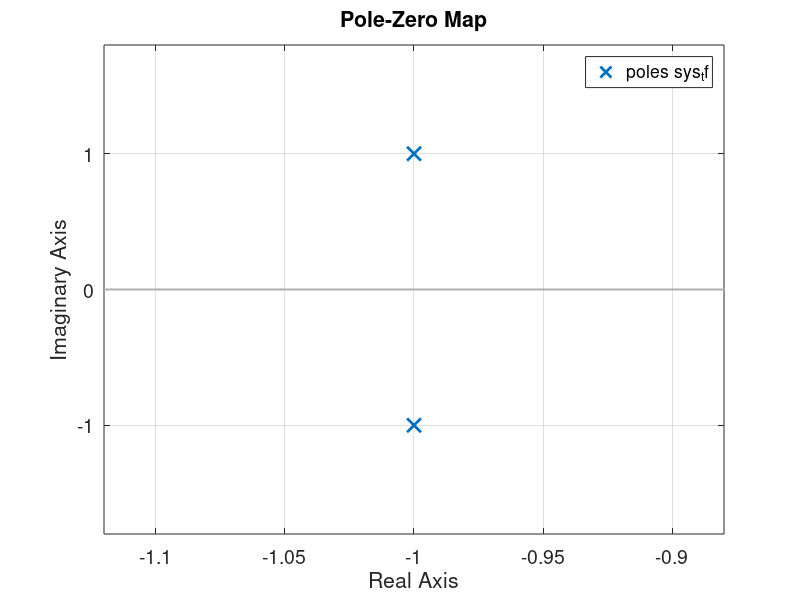
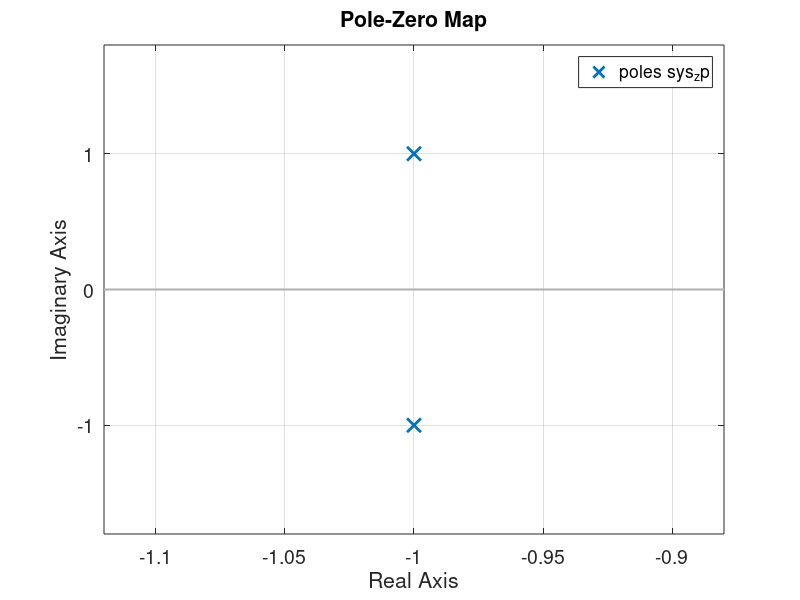
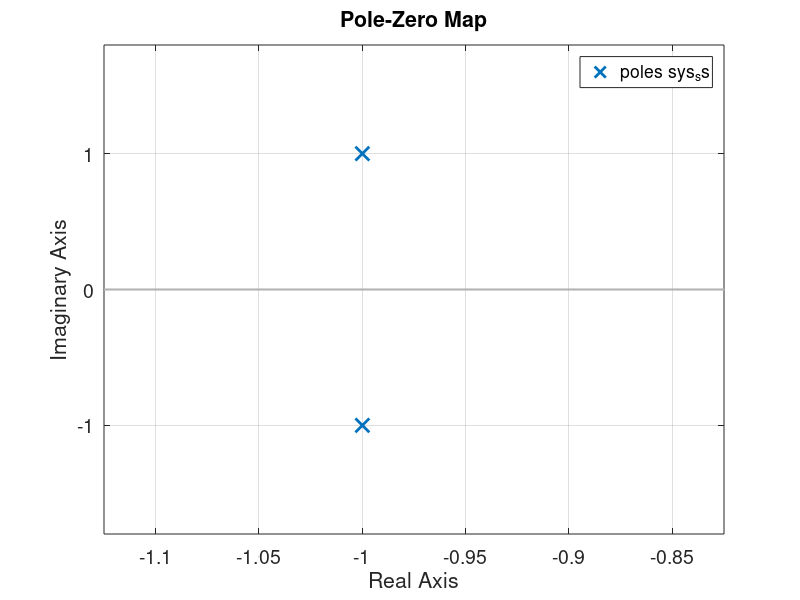
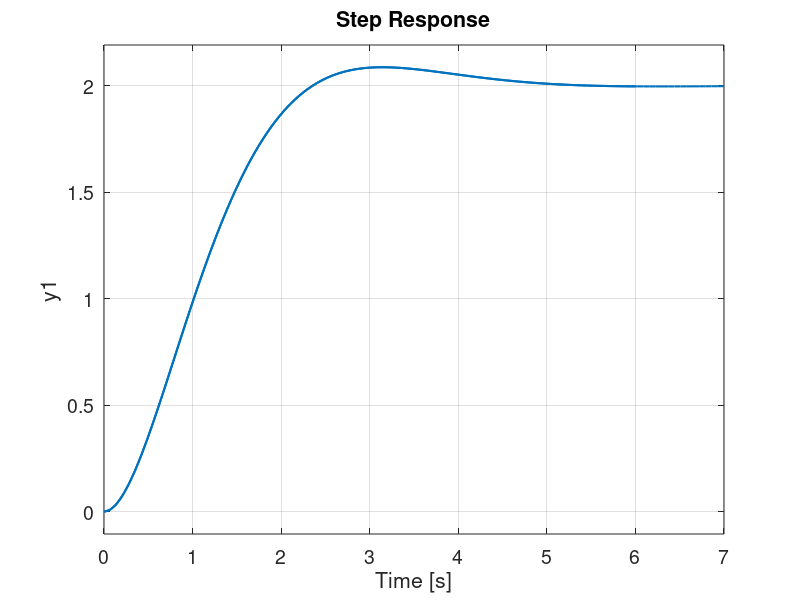

Reproduce these figures in MATLAB, in order.
%%% Defaultwerte
set(0,'defaulttextfontname','Helvetica','defaultaxesfontname','Helvetica');
set(0,'defaulttextfontsize',16,'defaultaxesfontsize',14);
set(0,'defaultlinelinewidth',1.5,'defaultlinemarkersize',10);

%% Kapitel 5: Simulation dynamischer Systeme %%
clear
close all

%% Aufgabe 1 %%


d = 1/sqrt(2);
w0 = sqrt(2);
k = 2;

num = k * w0^2;
den = [1, 2*d*w0, w0^2];

sys_tf = tf(num,den);

[z,p,g] = tf2zp(num,den);

%% Aufgabe 2 %%

sys_zp = zpk(sys_tf);

[amat, bmat, cmat, dmat] = tf2ss(num,den);      

sys_ss = ss(amat, bmat, cmat, dmat);

figure(1)
pzmap(sys_tf)
text(-0.6,1,['numerator = ',mat2str(num)])
text(-0.6,0.5,['denumerator = ', mat2str(den)])

figure(2)
pzmap(sys_zp)
text(-0.6,0.75,['Pole = ', mat2str(p)])
text(-0.6,0.5,['Nullstellen = ', mat2str(z)])
text(-0.6,0.25,['Verstärkung = ', mat2str(g)])

%% Aufgabe 3 %%

figure(3)
pzmap(sys_ss)
text(-0.6,1,['A = ', mat2str(amat)])
text(-0.6,0.75,['B = ', mat2str(bmat)])
text(-0.6,0.5,['C = ', mat2str(cmat)])
text(-0.6,0.25,['D = ', mat2str(dmat)])

%% Aufgabe 4 %%

figure(4)
step(sys_tf), hold on
step(sys_ss)


%% Aufgabe 5 %%

t1 = 0:2:8;
t2 = 0:0.01:8;

figure(5)
step(sys_tf,t1), hold on
step(sys_tf,t2)

%% Aufgabe 6 %%

[wn, zeta, p2] = damp(sys_tf);


